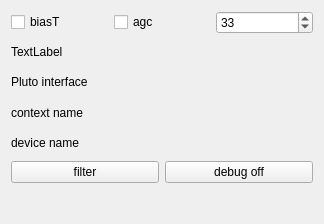
<?xml version="1.0" encoding="UTF-8"?>
<ui version="4.0">
 <class>plutoWidget</class>
 <widget class="QWidget" name="plutoWidget">
  <property name="geometry">
   <rect>
    <x>0</x>
    <y>0</y>
    <width>324</width>
    <height>224</height>
   </rect>
  </property>
  <property name="windowTitle">
   <string>Pluto control</string>
  </property>
  <property name="toolTip">
   <string>Pluto support is experimental. I do not have one so testing was limited.</string>
  </property>
  <layout class="QVBoxLayout" name="verticalLayout">
   <item>
    <layout class="QHBoxLayout" name="horizontalLayout_2">
     <item>
      <widget class="QCheckBox" name="biasT_selector">
       <property name="text">
        <string>biasT</string>
       </property>
      </widget>
     </item>
     <item>
      <widget class="QCheckBox" name="agcControl">
       <property name="text">
        <string>agc</string>
       </property>
      </widget>
     </item>
     <item>
      <widget class="QSpinBox" name="gainControl">
       <property name="maximum">
        <number>73</number>
       </property>
       <property name="value">
        <number>33</number>
       </property>
      </widget>
     </item>
    </layout>
   </item>
   <item>
    <widget class="QLabel" name="state">
     <property name="text">
      <string>TextLabel</string>
     </property>
    </widget>
   </item>
   <item>
    <widget class="QLabel" name="label">
     <property name="toolTip">
      <string>Experimental interface for Adalm Pluto. No garantees!!</string>
     </property>
     <property name="text">
      <string>Pluto interface</string>
     </property>
    </widget>
   </item>
   <item>
    <widget class="QLabel" name="contextName">
     <property name="text">
      <string>context name</string>
     </property>
    </widget>
   </item>
   <item>
    <widget class="QLabel" name="name_of_device">
     <property name="text">
      <string>device name</string>
     </property>
    </widget>
   </item>
   <item>
    <layout class="QHBoxLayout" name="horizontalLayout">
     <item>
      <widget class="QPushButton" name="filterButton">
       <property name="toolTip">
        <string>The filter button. The pluto has a possibility of loading a filter configuration and enabling (or
disabling it). By default a filter configuration is loaded and enabled. The text on the button states what the effect of touching it is. If the button text reads &quot;filter on&quot;, it therefore means that the
filter is disabled, but will be enabled by touching the button.</string>
       </property>
       <property name="text">
        <string>filter</string>
       </property>
      </widget>
     </item>
     <item>
      <widget class="QPushButton" name="debugButton">
       <property name="text">
        <string>debug off</string>
       </property>
      </widget>
     </item>
    </layout>
   </item>
   <item>
    <widget class="QLabel" name="serial_number_display">
     <property name="font">
      <font>
       <pointsize>11</pointsize>
      </font>
     </property>
     <property name="text">
      <string/>
     </property>
    </widget>
   </item>
  </layout>
 </widget>
 <resources/>
 <connections/>
</ui>
